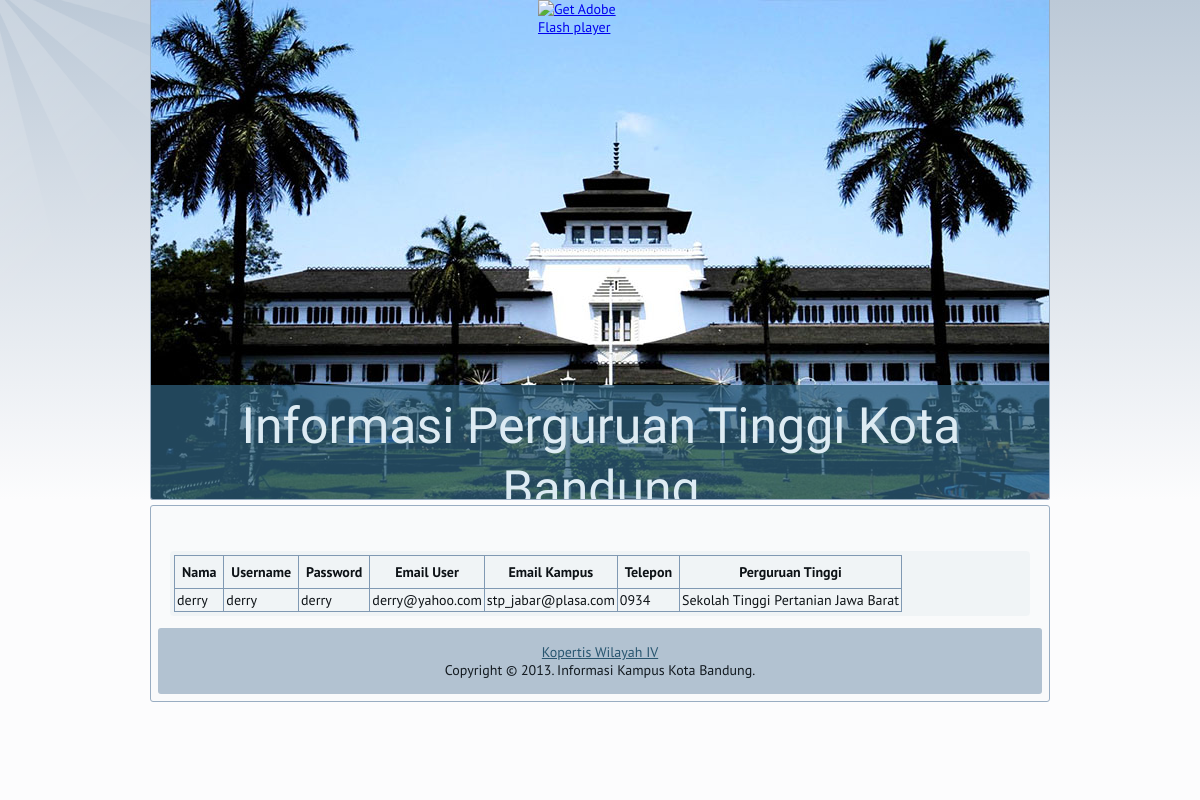
The page /user_view.php on the database its author committed.
### tables this page shows
CREATE TABLE IF NOT EXISTS `users` (
  `id` int(11) NOT NULL AUTO_INCREMENT,
  `nama` varchar(50) NOT NULL,
  `username` varchar(50) NOT NULL,
  `password` varchar(50) NOT NULL,
  `email` varchar(50) NOT NULL,
  `no_tlp` varchar(50) NOT NULL,
  `kode_pt` varchar(50) NOT NULL,
  `status` int(11) NOT NULL,
  `date` date NOT NULL,
  PRIMARY KEY (`id`)
);

CREATE TABLE IF NOT EXISTS `kampus` (
  `kode_pt` varchar(6) NOT NULL,
  `nama_pt` varchar(50) NOT NULL,
  `alamat` varchar(100) NOT NULL,
  `kota` varchar(20) NOT NULL,
  `kodepost` varchar(5) NOT NULL,
  `telepon` varchar(20) NOT NULL,
  `fax` varchar(20) NOT NULL,
  `email` varchar(50) NOT NULL,
  `website` varchar(30) NOT NULL,
  `nama_yayasan` varchar(50) NOT NULL,
  `ketua_yayasan` varchar(50) NOT NULL,
  `ketua_pt` varchar(50) NOT NULL,
  `latitude` double NOT NULL,
  `longitude` double NOT NULL,
  PRIMARY KEY (`kode_pt`)
);

### user_view.php (the view, shortened to what this page needs)
<?php
include 'header.php';
?>
<table border=1 cellspacing=0>
	<tr>
		<th>Nama</th><th>Username</th><th>Password</th><th>Email User</th><th>Email Kampus</th><th>Telepon</th><th>Perguruan Tinggi</th>
	</tr>
	<?php
		$result=mysql_query("SELECT u.id, u.nama, u.username, u.password, u.email, u.no_tlp, u.kode_pt, nama_pt, k.email AS email_pt FROM users u INNER JOIN kampus k ON k.kode_pt=u.kode_pt WHERE status=2");
		while($row=mysql_fetch_array($result)){
			echo "<tr>";
				echo "<td>$row[nama]</td>";
				echo "<td>$row[username]</td>";
				echo "<td>$row[password]</td>";
				echo "<td>$row[email]</td>";
				echo "<td>$row[email_pt]</td>";
				echo "<td>$row[no_tlp]</td>";
				echo "<td>$row[nama_pt]</td>";
			echo "</tr>";
		}
	?>
</table>
<?php
include 'footer.php';
?>

### style.css (style rules this page uses)
table, ul.art-hmenu { font-size: 14px; font-family: 'PT Sans', Arial, 'Arial Unicode MS', Helvetica, Sans-Serif; font-weight: normal; font-style: normal; }
html, body { height: 100%; }
body { padding: 0; margin:0; min-width: 900px; color: #0D1216; }
.art-article table, table.art-article { border-collapse: collapse; margin: 1px; }
.art-article th, .art-article td { padding: 2px; border: solid 1px #8099B3; vertical-align: top; text-align: left; }
.art-article th { text-align: center; vertical-align: middle; padding: 7px; }

### rows shown on the page
users: nama "derry", username "derry", password "derry", email "derry@yahoo.com", kode_pt.email "stp_jabar@plasa.com", no_tlp "0934", kode_pt.nama_pt "Sekolah Tinggi Pertanian Jawa Barat"
